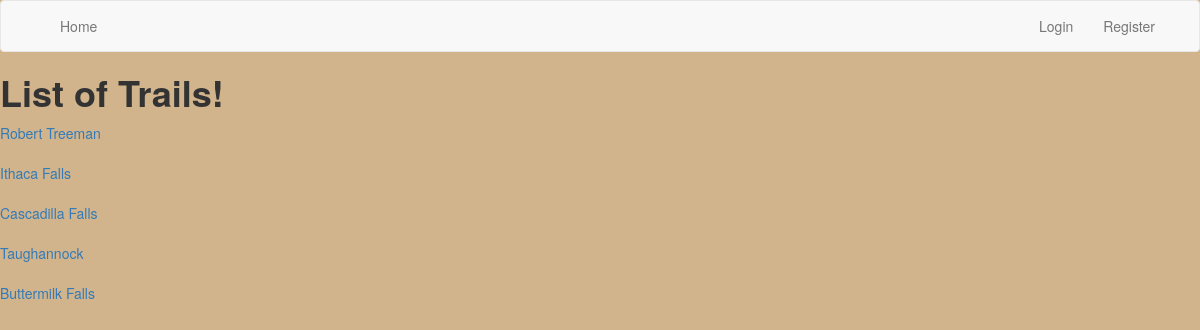
The app's page /trails with its own data.
### app/models.py (models this page shows)
class Trail(db.Model):
    id = db.Column(db.Integer, primary_key=True)
    name = db.Column(db.String(64), index=True, unique=True)
    distance = db.Column(db.Integer, index=True)
    difficulty = db.Column(db.String(64), index=True)
    location = db.Column(db.String(64), index=True)
    description = db.Column(db.String(64), index=True)
    t2rs = db.relationship('TrailToReview', backref='trail', lazy='dynamic')

### app/routes.py (the view)
@app.route('/trails')
def trails():
    user = "List of Trails!"
    trails = Trail.query.filter().all()
    return render_template('trails.html', user=user, trails=trails)

### app/templates/trails.html (shortened to what this page needs)
{% extends "base.html" %}
{% block content %}
<html lang="en">
<head>
</head>
<body>
<h1><b>List of Trails!</b></h1>
    {% for trail in trails %}
        <div><a href="{{ url_for('trail', name=trail.name) }}" >{{ trail.name }}</a></div>
        <br>
    {% endfor %}
</body>
{% endblock %}

### app/static/trails.css (style rules this page uses)
body { background-color: tan; }
* { box-sizing:border-box }

### records on screen
Trail: name "Robert Treeman"
Trail: name "Ithaca Falls"
Trail: name "Cascadilla Falls"
Trail: name "Taughannock"
Trail: name "Buttermilk Falls"
